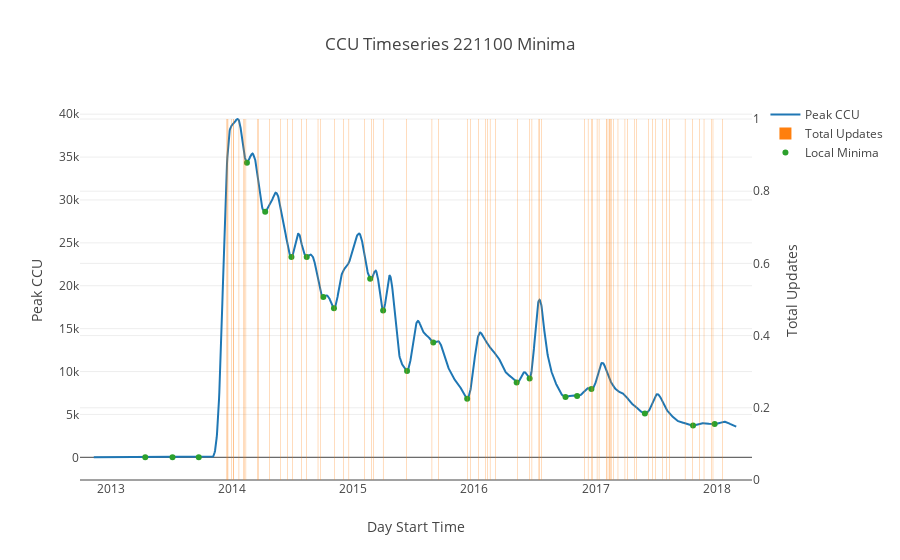

Here is the notebook cell this chart was saved with:
### Markdown cell above
We can now note a few things:

- Periods without updates see steep drops in CCU.
- Although not all updates appear to have the same effect, almost every update prior to 2017 (after there was a large gap in development) is proceeded by an upswing in CCU.
- Every substantial increase in CCU coincides with an update.
- Similar to sentiment, the impact of engagement on CCU wanes as the player base drops (over time).

Updates that follow others incredibly closely are likely bug-fixes to the previous content release, however we will not remove them here.

Before performing change-point analysis, we can clean up the data representation, making it stationary and charting local minima. The seasonality seems to be weekly, with peaks happening 7 days apart. It needs to be using a sliding average to emphasise change points. This will not account for things like holidays, but will paint a clearer picture.

### Code cell
from scipy.signal import argrelmin

x = [time.strftime("%Y-%m-%d %H:%M:%S", time.gmtime(item['day_start_time'])) for item in timeseries_221100_alternative]

# Remove the seasonality.
y = pandas.Series(y).rolling(window=25,center=False).mean()
y = pandas.Series(y).rolling(window=18,center=False).mean()
y = y.tolist()

minima = argrelmin(numpy.array(y), order=5)[0]

minima_x = []
minima_y = []

for m in minima:
    minima_x.append(x[m])
    minima_y.append(y[m])
            
iplot(create_timeseries_figure(timeseries_221100_alternative, "221100 Minima", y, minima_x, minima_y))

### Figure 1 — Plotly figure (JSON) as saved in the notebook; plotly's stock layout.template omitted (floating-point values rounded to 4 significant figures; data arrays with more than 128 entries replaced by an {"elided": "..."} marker saying what was removed)
{"data": [{"mode": "line", "name": "Peak CCU", "type": "scatter", "x": {"elided": "1976 str values"}, "y": {"elided": "1976 float values"}}, {"name": "Total Updates", "type": "bar", "x": {"elided": "1976 str values"}, "xaxis": "x", "y": {"elided": "1976 int values"}, "yaxis": "y2"}, {"mode": "markers", "name": "Local Minima", "type": "scatter", "x": ["2013-04-15 00:00:00", "2013-07-06 00:00:00", "2013-09-23 00:00:00", "2014-02-15 00:00:00", "2014-04-11 00:00:00", "2014-06-29 00:00:00", "2014-08-14 00:00:00", "2014-10-03 00:00:00", "2014-11-04 00:00:00", "2015-02-21 00:00:00", "2015-04-01 00:00:00", "2015-06-12 00:00:00", "2015-08-30 00:00:00", "2015-12-10 00:00:00", "2016-05-07 00:00:00", "2016-06-15 00:00:00", "2016-10-01 00:00:00", "2016-11-05 00:00:00", "2016-12-18 00:00:00", "2017-05-28 00:00:00", "2017-10-20 00:00:00", "2017-12-24 00:00:00"], "xaxis": "x", "y": [6.664, 9.093, 12.4, 34350.0, 28620.0, 23340.0, 23340.0, 18690.0, 17370.0, 20820.0, 17110.0, 10080.0, 13370.0, 6819.0, 8734.0, 9201.0, 7027.0, 7138.0, 7974.0, 5118.0, 3714.0, 3881.0], "yaxis": "y"}], "layout": {"showlegend": true, "title": "CCU Timeseries 221100 Minima", "xaxis": {"autorange": true, "title": "Day Start Time"}, "yaxis": {"title": "Peak CCU"}, "yaxis2": {"anchor": "x", "overlaying": "y", "side": "right", "title": "Total Updates"}}}
